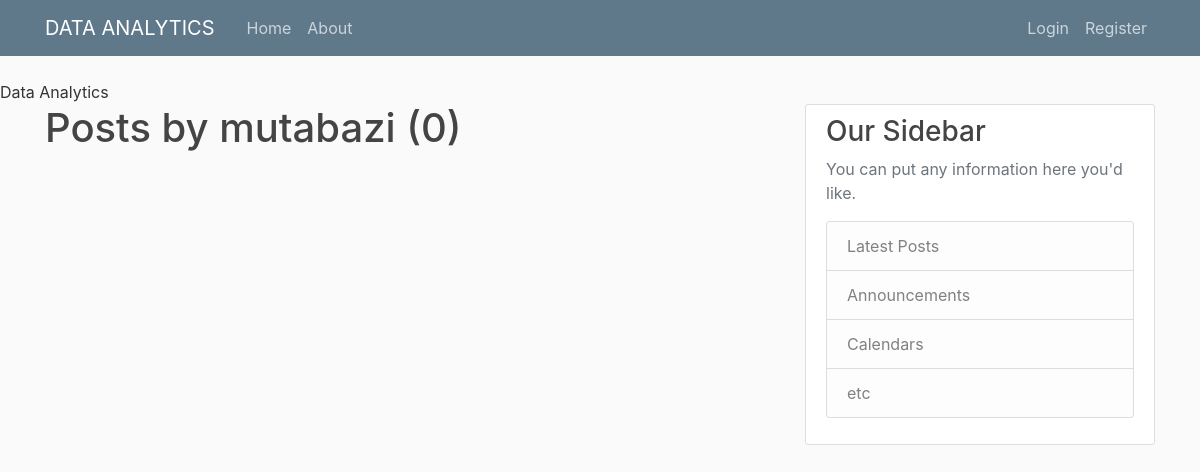
/user/mutabazi, run on an earlier commit of the app's database.
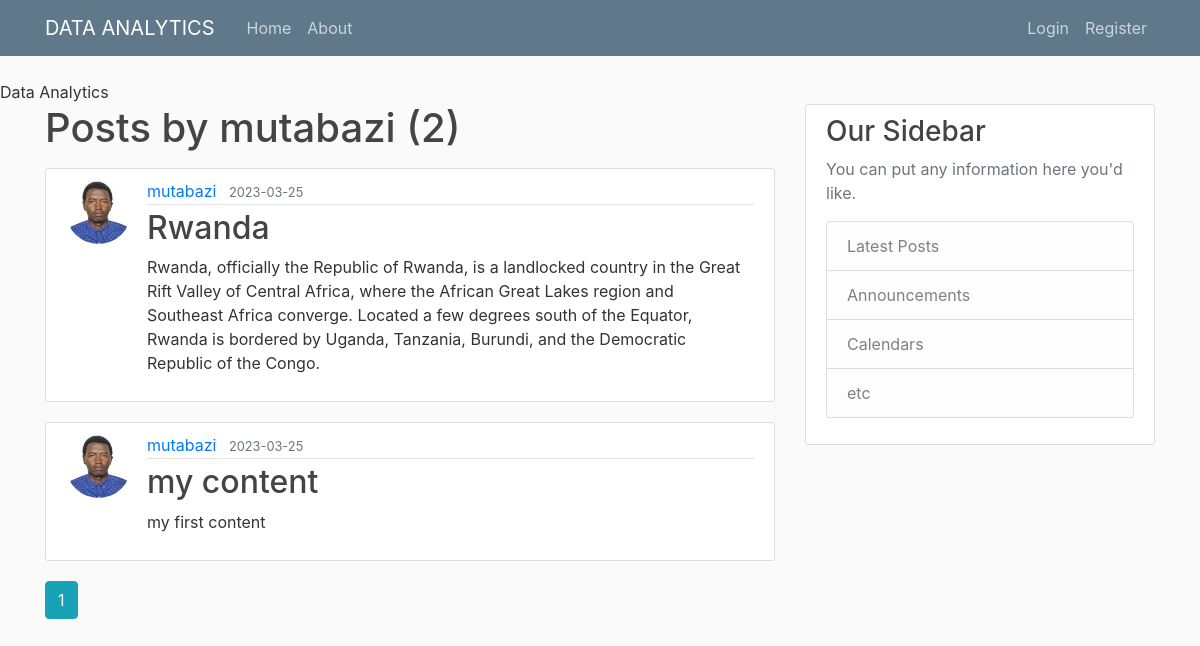
And on a later commit of the database.
### app/models.py (models this page shows, shortened)
class Post(db.Model):
    id= db.Column(db.Integer, primary_key= True)
    title= db.Column(db.String(100),nullable= False)
    date_posted= db.Column(db.DateTime, nullable= False, default=datetime.utcnow)
    content= db.Column(db.Text, nullable= False)
    user_id= db.Column(db.Integer, db.ForeignKey('user.id'), nullable= False)

class User(db.Model, UserMixin):
    id= db.Column(db.Integer, primary_key= True)
    username= db.Column(db.String(20), unique= True, nullable= False)
    email= db.Column(db.String(120), unique= True, nullable= False)
    image_file= db.Column(db.String(20), nullable= False, default= 'default.jpg')
    password= db.Column(db.String(60), nullable= False)
    posts= db.relationship('Post', backref='author', lazy= True)

### app/users/routes.py (the view)
@users.route("/user/<string:username>")
def user_post(username):
    page= request.args.get('page',1, type=int)
    user= User.query.filter_by(username=username).first_or_404()
    posts= Post.query.filter_by(author= user)\
     .order_by(Post.date_posted.desc())\
          .paginate(page= page, per_page=4)
    return render_template('user_posts.html', posts=posts, user= user)

### app/templates/user_posts.html
{% extends "layout.html"%}
{% block content %}
    <h1 class="mb-3">Posts by {{ user.username}} ({{posts.total}})</h1>
    {% for post in posts.items %}
    <article class="media content-section">
      <img class="rounded-circle article-img" src="{{url_for('static', filename= 'profile_pics/' + post.author.image_file)}}"></img>
        <div class="media-body">
          <div class="article-metadata">
            <a class="mr-2" href="{{url_for('users.user_post', username= post.author.username)}}">{{ post.author.username }}</a>
            <small class="text-muted">{{ post.date_posted.strftime('%Y-%m-%d') }}</small>
          </div>
          <h2><a class="article-title" href="{{url_for('posts.post', post_id= post.id)}}">{{ post.title }}</a></h2>
          <p class="article-content">{{ post.content }}</p>
        </div>
      </article>
    {% endfor %}
    {% for page_num in posts.iter_pages(left_edge=1, right_edge=1, left_current=1, right_current=2) %}
      {% if page_num %}
          {% if posts.page == page_num %}
            <a class="btn btn-info mb-4" href="{{url_for('users.user_post',username=user.username,page= page_num)}}">{{page_num}}</a>
          {% else %}
            <a class="btn btn-outline-info mb-4" href="{{url_for('users.user_post', username=user.username,page= page_num)}}">{{page_num}}</a>
          {% endif%}
      {% else %}
        ...
      {% endif%}
    {% endfor %}
{% endblock content%}

What changed in the data, as far as the page shows it:
added Post: image_file (picture), author.username "mutabazi", date_posted "2023-03-25", title "Rwanda", content "Rwanda, officially the Republic of Rwanda, is a landlocked country in the Great Rift Valley of Central Africa, where the African Great Lakes region and Southeast Africa converge. Located a few degrees south of the Equator, Rwanda is bordered by Uganda, Tanzania, Burundi, and the Democratic Republic of the Congo."
added Post: image_file (picture), author.username "mutabazi", date_posted "2023-03-25", title "my content", content "my first content"
Also different on the page:
{{ posts.total }}: "0" → "2"
new list line: "1"
